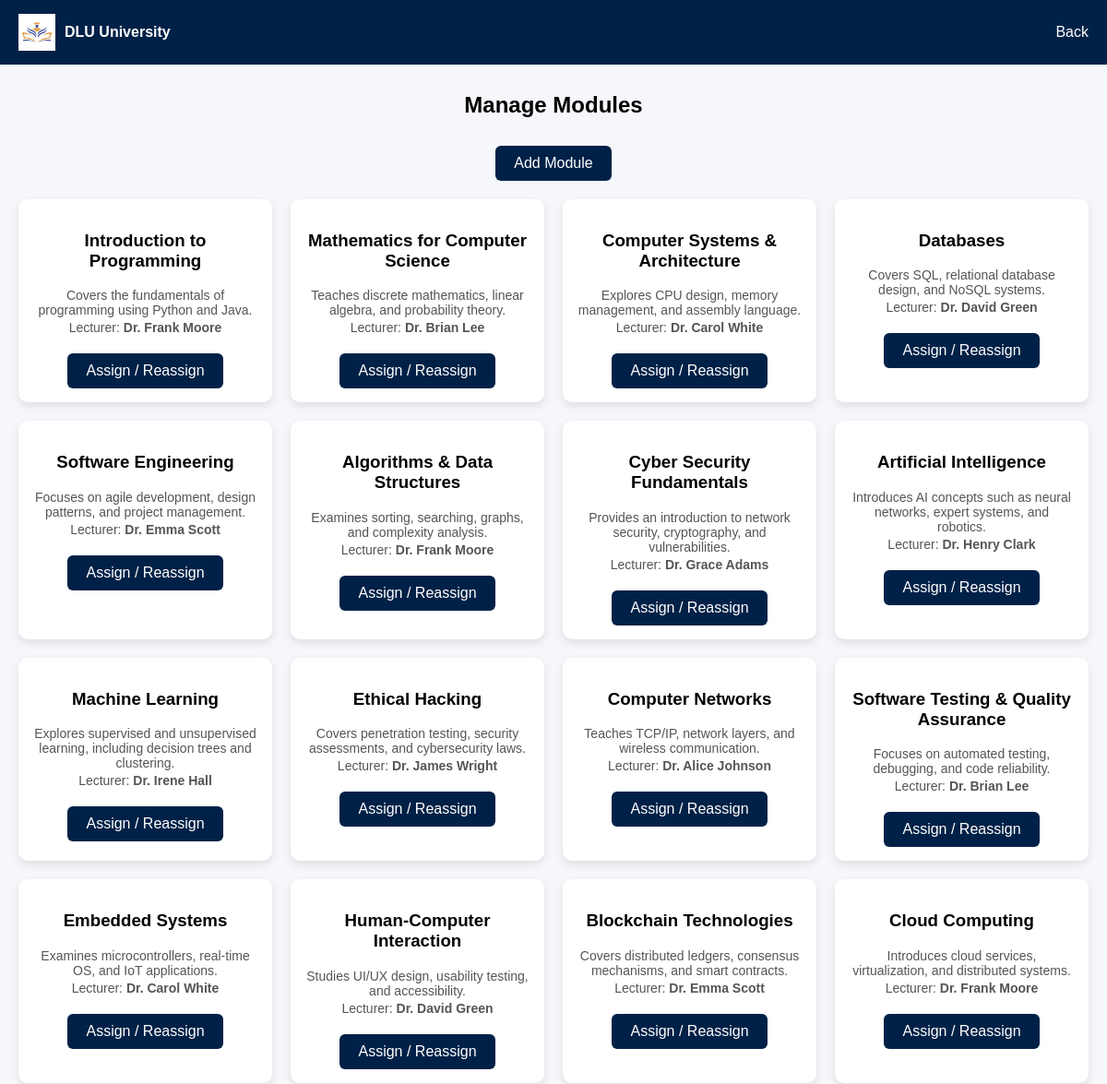
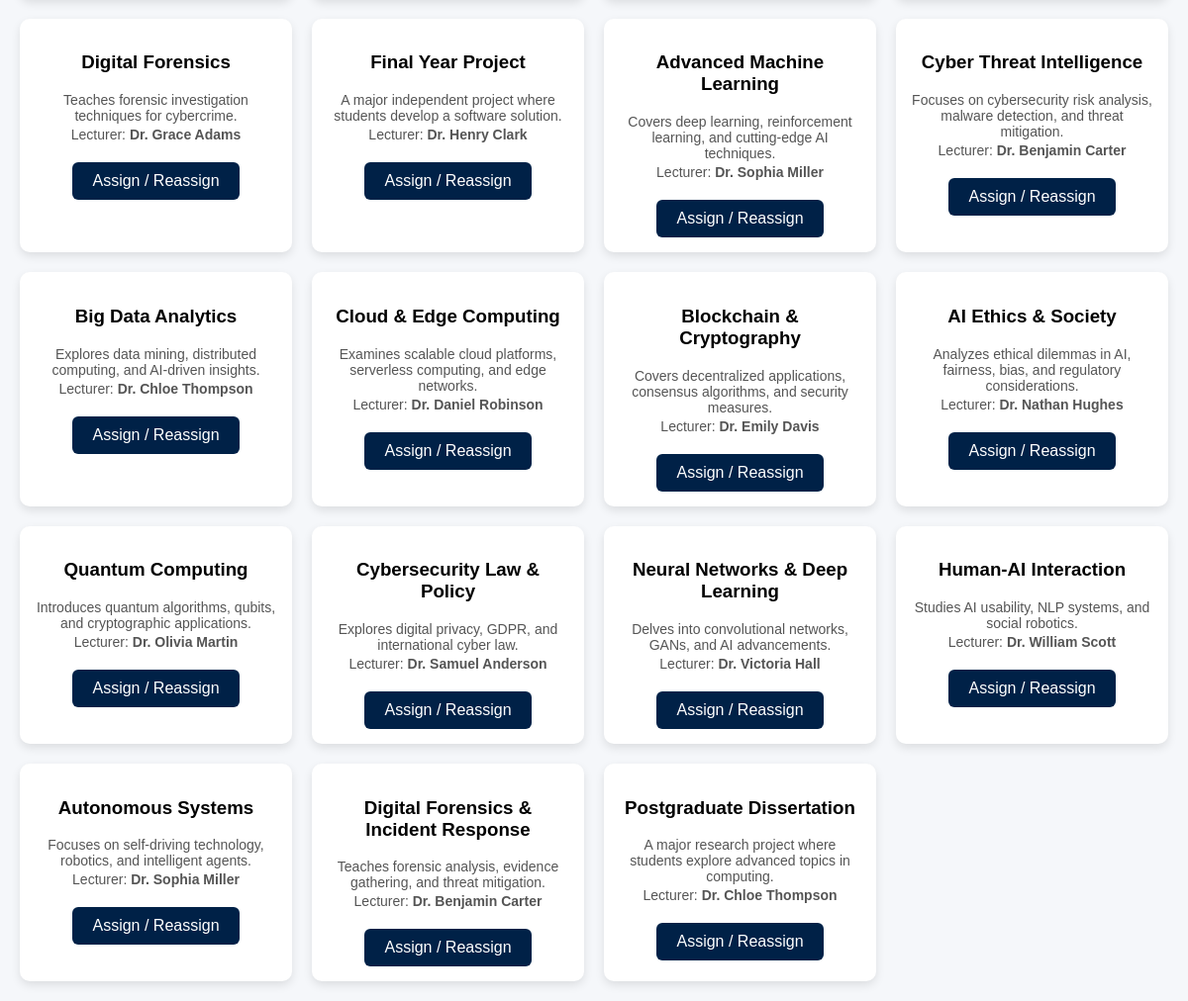
Screenshot of /admin/manage_modules.php (signed in) with the database file from the repository (2 pictures, top to bottom).
### tables this page shows
CREATE TABLE `modules` (
  `ModuleID` int(11) NOT NULL,
  `ModuleName` text NOT NULL,
  `ModuleLeaderID` int(11) DEFAULT NULL,
  `Description` text DEFAULT NULL,
  `Image` text DEFAULT NULL
);

CREATE TABLE `staff` (
  `StaffID` int(11) NOT NULL,
  `Name` text NOT NULL,
  `Email` varchar(100) DEFAULT NULL,
  `Password` varchar(255) DEFAULT NULL,
  `Image` varchar(255) DEFAULT NULL
);

### admin/manage_modules.php (the view, shortened to what this page needs)
<?php
include '../config.php';
$result = $conn->query("
SELECT m.ModuleID, m.ModuleName, m.Description, s.Name
FROM modules m
LEFT JOIN staff s ON m.ModuleLeaderID = s.StaffID
");
?>
<!DOCTYPE html>
<html>
<head>
<link rel="stylesheet" href="../style.css">
</head>
<body>
<div class="navbar">
<div class="logo">
<img src="../logo.jpg">
<b>DLU University</b>
</div>
<div>
<a href="dashboard.php">Back</a>
</div>
</div>
<h2 style="text-align:center; margin-top:30px;">Manage Modules</h2>
<div class="center-btn">
<a href="add_module.php" class="view-btn">Add Module</a>
</div>
<div class="container">
<?php
while($row = $result->fetch_assoc()){
echo "<div class='card'>";
echo "<h3>".htmlspecialchars($row['ModuleName'])."</h3>";
echo "<p>".htmlspecialchars($row['Description'])."</p>";
if($row['Name']){
echo "<p style='text-align:center;'>Lecturer: <b>".htmlspecialchars($row['Name'])."</b></p>";
} else {
echo "<p style='text-align:center; color:red;'>No Lecturer Assigned</p>";
}
echo "<div class='button-group'>";
echo "<a href='assign_module.php?id=".$row['ModuleID']."' class='view-btn'>Assign / Reassign</a>";
echo "</div>";
echo "</div>";
}
?>
</div>
</body>
</html>

### style.css (style rules this page uses)
body { margin: 0; font-family: Arial, sans-serif; background-color: #f5f7fa; }
.navbar { display: flex; justify-content: space-between; align-items: center; background: #002147; color: white; padding: 15px 20px; }
.navbar a { color: white; margin-left: 15px; text-decoration: none; }
.logo { display: flex; align-items: center; gap: 10px; }
.logo img { width: 40px; }
.container { display: grid; grid-template-columns: repeat(4, 1fr); gap: 20px; padding: 20px; max-width: 1200px; margin: auto; }
.card { background: white; border-radius: 10px; padding: 15px; text-align: center; box-shadow: 0 4px 10px rgba(0,0,0,0.1); transition: transform 0.2s ease; }
.card p { font-size: 14px; color: #555; margin: 3px 0; }
.view-btn { display: inline-block; padding: 10px 20px; background: #002147; color: white; text-decoration: none; border-radius: 6px; margin-top: 10px; cursor: pointer; border: none; }
.center-btn { text-align: center; margin-top: 10px; }

### admin/manage_modules.php (style rules this page uses)
.button-group { display: flex; justify-content: center; gap: 10px; flex-wrap: wrap; margin-top: 10px; }

### rows the page displays
modules: ModuleName "Introduction to Programming", Description "Covers the fundamentals of programming using Python and Java.", ModuleLeaderID.Name "Dr. Frank Moore"
modules: ModuleName "Mathematics for Computer Science", Description "Teaches discrete mathematics, linear algebra, and probability theory.", ModuleLeaderID.Name "Dr. Brian Lee"
modules: ModuleName "Computer Systems & Architecture", Description "Explores CPU design, memory management, and assembly language.", ModuleLeaderID.Name "Dr. Carol White"
modules: ModuleName "Databases", Description "Covers SQL, relational database design, and NoSQL systems.", ModuleLeaderID.Name "Dr. David Green"
modules: ModuleName "Software Engineering", Description "Focuses on agile development, design patterns, and project management.", ModuleLeaderID.Name "Dr. Emma Scott"
modules: ModuleName "Algorithms & Data Structures", Description "Examines sorting, searching, graphs, and complexity analysis.", ModuleLeaderID.Name "Dr. Frank Moore"
modules: ModuleName "Cyber Security Fundamentals", Description "Provides an introduction to network security, cryptography, and vulnerabilities.", ModuleLeaderID.Name "Dr. Grace Adams"
modules: ModuleName "Artificial Intelligence", Description "Introduces AI concepts such as neural networks, expert systems, and robotics.", ModuleLeaderID.Name "Dr. Henry Clark"
modules: ModuleName "Machine Learning", Description "Explores supervised and unsupervised learning, including decision trees and clustering.", ModuleLeaderID.Name "Dr. Irene Hall"
modules: ModuleName "Ethical Hacking", Description "Covers penetration testing, security assessments, and cybersecurity laws.", ModuleLeaderID.Name "Dr. James Wright"
modules: ModuleName "Computer Networks", Description "Teaches TCP/IP, network layers, and wireless communication.", ModuleLeaderID.Name "Dr. Alice Johnson"
modules: ModuleName "Software Testing & Quality Assurance", Description "Focuses on automated testing, debugging, and code reliability.", ModuleLeaderID.Name "Dr. Brian Lee"
modules: ModuleName "Embedded Systems", Description "Examines microcontrollers, real-time OS, and IoT applications.", ModuleLeaderID.Name "Dr. Carol White"
modules: ModuleName "Human-Computer Interaction", Description "Studies UI/UX design, usability testing, and accessibility.", ModuleLeaderID.Name "Dr. David Green"
modules: ModuleName "Blockchain Technologies", Description "Covers distributed ledgers, consensus mechanisms, and smart contracts.", ModuleLeaderID.Name "Dr. Emma Scott"
modules: ModuleName "Cloud Computing", Description "Introduces cloud services, virtualization, and distributed systems.", ModuleLeaderID.Name "Dr. Frank Moore"
modules: ModuleName "Digital Forensics", Description "Teaches forensic investigation techniques for cybercrime.", ModuleLeaderID.Name "Dr. Grace Adams"
modules: ModuleName "Final Year Project", Description "A major independent project where students develop a software solution.", ModuleLeaderID.Name "Dr. Henry Clark"
modules: ModuleName "Advanced Machine Learning", Description "Covers deep learning, reinforcement learning, and cutting-edge AI techniques.", ModuleLeaderID.Name "Dr. Sophia Miller"
modules: ModuleName "Cyber Threat Intelligence", Description "Focuses on cybersecurity risk analysis, malware detection, and threat mitigation.", ModuleLeaderID.Name "Dr. Benjamin Carter"
modules: ModuleName "Big Data Analytics", Description "Explores data mining, distributed computing, and AI-driven insights.", ModuleLeaderID.Name "Dr. Chloe Thompson"
modules: ModuleName "Cloud & Edge Computing", Description "Examines scalable cloud platforms, serverless computing, and edge networks.", ModuleLeaderID.Name "Dr. Daniel Robinson"
modules: ModuleName "Blockchain & Cryptography", Description "Covers decentralized applications, consensus algorithms, and security measures.", ModuleLeaderID.Name "Dr. Emily Davis"
modules: ModuleName "AI Ethics & Society", Description "Analyzes ethical dilemmas in AI, fairness, bias, and regulatory considerations.", ModuleLeaderID.Name "Dr. Nathan Hughes"
modules: ModuleName "Quantum Computing", Description "Introduces quantum algorithms, qubits, and cryptographic applications.", ModuleLeaderID.Name "Dr. Olivia Martin"
modules: ModuleName "Cybersecurity Law & Policy", Description "Explores digital privacy, GDPR, and international cyber law.", ModuleLeaderID.Name "Dr. Samuel Anderson"
modules: ModuleName "Neural Networks & Deep Learning", Description "Delves into convolutional networks, GANs, and AI advancements.", ModuleLeaderID.Name "Dr. Victoria Hall"
modules: ModuleName "Human-AI Interaction", Description "Studies AI usability, NLP systems, and social robotics.", ModuleLeaderID.Name "Dr. William Scott"
modules: ModuleName "Autonomous Systems", Description "Focuses on self-driving technology, robotics, and intelligent agents.", ModuleLeaderID.Name "Dr. Sophia Miller"
modules: ModuleName "Digital Forensics & Incident Response", Description "Teaches forensic analysis, evidence gathering, and threat mitigation.", ModuleLeaderID.Name "Dr. Benjamin Carter"
modules: ModuleName "Postgraduate Dissertation", Description "A major research project where students explore advanced topics in computing.", ModuleLeaderID.Name "Dr. Chloe Thompson"
